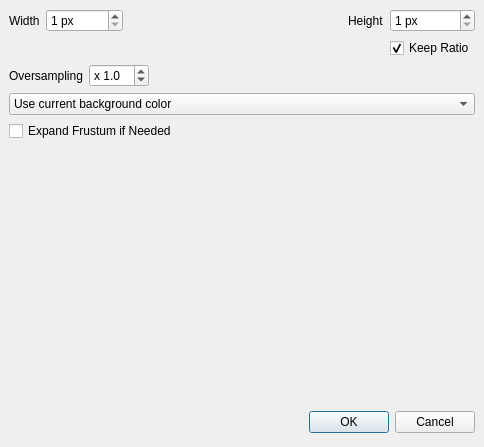
<?xml version="1.0" encoding="UTF-8"?>
<ui version="4.0">
 <class>ImageInterface</class>
 <widget class="QDialog" name="ImageInterface">
  <property name="geometry">
   <rect>
    <x>0</x>
    <y>0</y>
    <width>484</width>
    <height>447</height>
   </rect>
  </property>
  <property name="windowTitle">
   <string>Image Settings</string>
  </property>
  <layout class="QVBoxLayout">
   <property name="spacing">
    <number>6</number>
   </property>
   <property name="leftMargin">
    <number>9</number>
   </property>
   <property name="topMargin">
    <number>9</number>
   </property>
   <property name="rightMargin">
    <number>9</number>
   </property>
   <property name="bottomMargin">
    <number>9</number>
   </property>
   <item>
    <layout class="QGridLayout" name="gridLayout">
     <property name="leftMargin">
      <number>0</number>
     </property>
     <property name="topMargin">
      <number>0</number>
     </property>
     <property name="rightMargin">
      <number>0</number>
     </property>
     <property name="bottomMargin">
      <number>0</number>
     </property>
     <item row="0" column="4">
      <widget class="QSpinBox" name="imgHeight">
       <property name="toolTip">
        <string>Height of the image (in pixels)</string>
       </property>
       <property name="suffix">
        <string> px</string>
       </property>
       <property name="minimum">
        <number>1</number>
       </property>
       <property name="maximum">
        <number>32000</number>
       </property>
      </widget>
     </item>
     <item row="0" column="1">
      <widget class="QSpinBox" name="imgWidth">
       <property name="toolTip">
        <string>Width of the image (in pixels)</string>
       </property>
       <property name="suffix">
        <string> px</string>
       </property>
       <property name="minimum">
        <number>1</number>
       </property>
       <property name="maximum">
        <number>32000</number>
       </property>
      </widget>
     </item>
     <item row="0" column="0">
      <widget class="QLabel" name="label_2">
       <property name="text">
        <string>Width</string>
       </property>
      </widget>
     </item>
     <item row="0" column="2">
      <spacer>
       <property name="orientation">
        <enum>Qt::Horizontal</enum>
       </property>
       <property name="sizeHint" stdset="0">
        <size>
         <width>20</width>
         <height>22</height>
        </size>
       </property>
      </spacer>
     </item>
     <item row="0" column="3">
      <widget class="QLabel" name="label_3">
       <property name="text">
        <string>Height</string>
       </property>
      </widget>
     </item>
     <item row="1" column="4">
      <widget class="QCheckBox" name="ratioCheckBox">
       <property name="text">
        <string>Keep Ratio</string>
       </property>
       <property name="checked">
        <bool>true</bool>
       </property>
      </widget>
     </item>
    </layout>
   </item>
   <item>
    <layout class="QHBoxLayout">
     <property name="spacing">
      <number>6</number>
     </property>
     <property name="leftMargin">
      <number>0</number>
     </property>
     <property name="topMargin">
      <number>0</number>
     </property>
     <property name="rightMargin">
      <number>0</number>
     </property>
     <property name="bottomMargin">
      <number>0</number>
     </property>
     <item>
      <widget class="QLabel" name="label">
       <property name="text">
        <string>Oversampling</string>
       </property>
      </widget>
     </item>
     <item>
      <widget class="QDoubleSpinBox" name="oversampling">
       <property name="toolTip">
        <string>Antialiases image (when larger then 1.0)</string>
       </property>
       <property name="prefix">
        <string>x </string>
       </property>
       <property name="decimals">
        <number>1</number>
       </property>
       <property name="minimum">
        <double>0.100000000000000</double>
       </property>
       <property name="maximum">
        <double>64.000000000000000</double>
       </property>
       <property name="singleStep">
        <double>1.000000000000000</double>
       </property>
       <property name="value">
        <double>1.000000000000000</double>
       </property>
      </widget>
     </item>
     <item>
      <spacer>
       <property name="orientation">
        <enum>Qt::Horizontal</enum>
       </property>
       <property name="sizeHint" stdset="0">
        <size>
         <width>40</width>
         <height>20</height>
        </size>
       </property>
      </spacer>
     </item>
    </layout>
   </item>
   <item>
    <widget class="QComboBox" name="color_comboBox">
     <item>
      <property name="text">
       <string>Use current background color</string>
      </property>
     </item>
     <item>
      <property name="text">
       <string>Use transparent background</string>
      </property>
     </item>
     <item>
      <property name="text">
       <string>Choose background color</string>
      </property>
     </item>
    </widget>
   </item>
   <item>
    <widget class="QCheckBox" name="expandFrustum">
     <property name="toolTip">
      <string>When image aspect ratio differs from viewer's one, expand frustum as needed. Fits inside current frustum otherwise.</string>
     </property>
     <property name="text">
      <string>Expand Frustum if Needed</string>
     </property>
    </widget>
   </item>
   <item>
    <spacer>
     <property name="orientation">
      <enum>Qt::Vertical</enum>
     </property>
     <property name="sizeHint" stdset="0">
      <size>
       <width>20</width>
       <height>16</height>
      </size>
     </property>
    </spacer>
   </item>
   <item>
    <layout class="QHBoxLayout">
     <property name="spacing">
      <number>6</number>
     </property>
     <property name="leftMargin">
      <number>0</number>
     </property>
     <property name="topMargin">
      <number>0</number>
     </property>
     <property name="rightMargin">
      <number>0</number>
     </property>
     <property name="bottomMargin">
      <number>0</number>
     </property>
     <item>
      <spacer>
       <property name="orientation">
        <enum>Qt::Horizontal</enum>
       </property>
       <property name="sizeHint" stdset="0">
        <size>
         <width>131</width>
         <height>31</height>
        </size>
       </property>
      </spacer>
     </item>
     <item>
      <widget class="QPushButton" name="okButton">
       <property name="text">
        <string>OK</string>
       </property>
      </widget>
     </item>
     <item>
      <widget class="QPushButton" name="cancelButton">
       <property name="text">
        <string>Cancel</string>
       </property>
      </widget>
     </item>
    </layout>
   </item>
  </layout>
 </widget>
 <resources/>
 <connections>
  <connection>
   <sender>okButton</sender>
   <signal>clicked()</signal>
   <receiver>ImageInterface</receiver>
   <slot>accept()</slot>
   <hints>
    <hint type="sourcelabel">
     <x>135</x>
     <y>184</y>
    </hint>
    <hint type="destinationlabel">
     <x>96</x>
     <y>254</y>
    </hint>
   </hints>
  </connection>
  <connection>
   <sender>cancelButton</sender>
   <signal>clicked()</signal>
   <receiver>ImageInterface</receiver>
   <slot>reject()</slot>
   <hints>
    <hint type="sourcelabel">
     <x>226</x>
     <y>184</y>
    </hint>
    <hint type="destinationlabel">
     <x>179</x>
     <y>282</y>
    </hint>
   </hints>
  </connection>
 </connections>
</ui>
